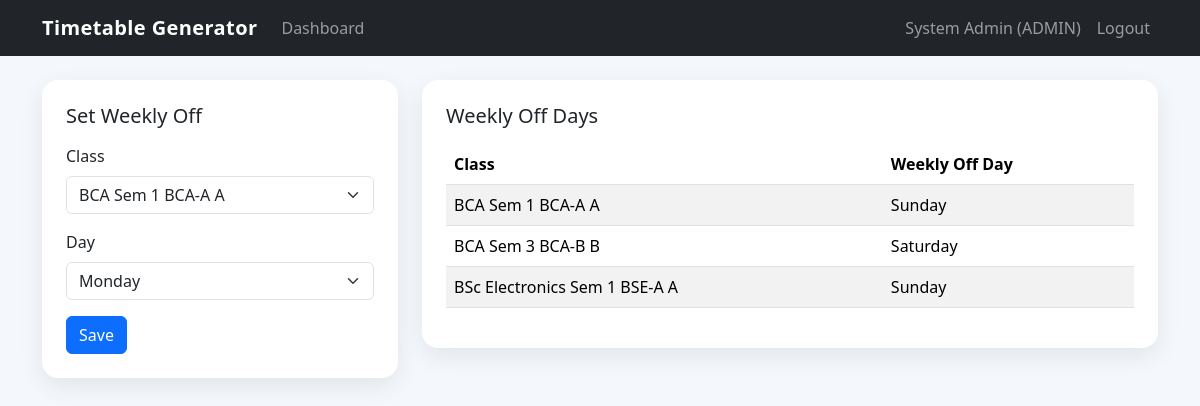
The app's page /admin/weekly-off.php (signed in) with its own data.
### tables this page shows
CREATE TABLE weekly_off_days (
    id INT AUTO_INCREMENT PRIMARY KEY,
    class_id INT NOT NULL,
    day_name VARCHAR(20) NOT NULL,
    CONSTRAINT fk_weekly_off_class FOREIGN KEY (class_id) REFERENCES classes(id) ON DELETE CASCADE
);

CREATE TABLE streams (
    id INT AUTO_INCREMENT PRIMARY KEY,
    department_id INT NOT NULL,
    name VARCHAR(100) NOT NULL,
    code VARCHAR(20) NOT NULL UNIQUE,
    CONSTRAINT fk_stream_department FOREIGN KEY (department_id) REFERENCES departments(id) ON DELETE CASCADE
);

CREATE TABLE semesters (
    id INT AUTO_INCREMENT PRIMARY KEY,
    stream_id INT NOT NULL,
    semester_number INT NOT NULL,
    CONSTRAINT fk_semester_stream FOREIGN KEY (stream_id) REFERENCES streams(id) ON DELETE CASCADE
);

CREATE TABLE classes (
    id INT AUTO_INCREMENT PRIMARY KEY,
    stream_id INT NOT NULL,
    semester_id INT NOT NULL,
    class_name VARCHAR(100) NOT NULL,
    section VARCHAR(20) NOT NULL,
    CONSTRAINT fk_class_stream FOREIGN KEY (stream_id) REFERENCES streams(id) ON DELETE CASCADE,
    CONSTRAINT fk_class_semester FOREIGN KEY (semester_id) REFERENCES semesters(id) ON DELETE CASCADE
);

### config/database.php (called while the page is built, shortened)
<?php
function db(): PDO
{
    static $pdo = null;
    if ($pdo instanceof PDO) {
        return $pdo;
    }
    $dsn = 'mysql:host=' . DB_HOST . ';dbname=' . DB_NAME . ';charset=utf8mb4';
    $pdo = new PDO($dsn, DB_USER, DB_PASS, [
        PDO::ATTR_ERRMODE => PDO::ERRMODE_EXCEPTION,
        PDO::ATTR_DEFAULT_FETCH_MODE => PDO::FETCH_ASSOC,
    ]);
    return $pdo;
}

### includes/functions.php (called while the page is built, shortened)
<?php
require_once __DIR__ . '/../config/database.php';
function e(?string $value): string
{
    return htmlspecialchars((string) $value, ENT_QUOTES, 'UTF-8');
}
function fetch_all(string $sql, array $params = []): array
{
    $stmt = db()->prepare($sql);
    $stmt->execute($params);
    return $stmt->fetchAll();
}
function get_classes(): array
{
    return fetch_all('
        SELECT c.*, st.name AS stream_name, sem.semester_number
        FROM classes c
        JOIN streams st ON st.id = c.stream_id
        JOIN semesters sem ON sem.id = c.semester_id
        ORDER BY st.name, sem.semester_number, c.class_name, c.section
    ');
}
function get_class_display_name(array $class): string
{
    return trim($class['stream_name'] . ' Sem ' . $class['semester_number'] . ' ' . $class['class_name'] . ' ' . $class['section']);
}

### admin/weekly-off.php (the view, shortened to what this page needs)
<?php
$days = ['Monday', 'Tuesday', 'Wednesday', 'Thursday', 'Friday', 'Saturday', 'Sunday'];
$classes = get_classes();
$rows = fetch_all('SELECT w.*, c.class_name, c.section, st.name AS stream_name, sem.semester_number FROM weekly_off_days w JOIN classes c ON c.id = w.class_id JOIN streams st ON st.id = c.stream_id JOIN semesters sem ON sem.id = c.semester_id ORDER BY c.id');
require_once __DIR__ . '/../includes/header.php';
?>
<div class="row g-4">
    <div class="col-lg-4">
        <div class="card p-4">
            <h1 class="h5 mb-3">Set Weekly Off</h1>
            <form method="post">
                <div class="mb-3"><label class="form-label">Class</label><select name="class_id" class="form-select"><?php foreach ($classes as $class): ?><option value="<?= e((string) $class['id']); ?>"><?= e(get_class_display_name($class)); ?></option><?php endforeach; ?></select></div>
                <div class="mb-3"><label class="form-label">Day</label><select name="day_name" class="form-select"><?php foreach ($days as $day): ?><option value="<?= e($day); ?>"><?= e($day); ?></option><?php endforeach; ?></select></div>
                <button class="btn btn-primary">Save</button>
            </form>
        </div>
    </div>
    <div class="col-lg-8">
        <div class="card p-4">
            <h2 class="h5 mb-3">Weekly Off Days</h2>
            <table class="table table-striped">
                <thead><tr><th>Class</th><th>Weekly Off Day</th></tr></thead>
                <tbody><?php foreach ($rows as $row): ?><tr><td><?= e($row['stream_name'] . ' Sem ' . $row['semester_number'] . ' ' . $row['class_name'] . ' ' . $row['section']); ?></td><td><?= e($row['day_name']); ?></td></tr><?php endforeach; ?></tbody>
            </table>
        </div>
    </div>
</div>
<?php require_once __DIR__ . '/../includes/footer.php'; ?>

### assets/css/style.css (style rules this page uses)
body { background: #f4f7fb; color: #1c2434; }
.card { border: 0; border-radius: 1rem; box-shadow: 0 0.5rem 1.5rem rgba(15, 23, 42, 0.08); }
.table thead th { white-space: nowrap; }

### records on screen
weekly_off_days: streams.name "BCA Sem 1 BCA-A A", day_name "Sunday"
weekly_off_days: streams.name "BCA Sem 3 BCA-B B", day_name "Saturday"
weekly_off_days: streams.name "BSc Electronics Sem 1 BSE-A A", day_name "Sunday"

### other values on screen
$user['name'] "System Admin"
$user['role'] "ADMIN"
form field class_id "BCA Sem 1 BCA-A A"
form field day_name "Monday"
